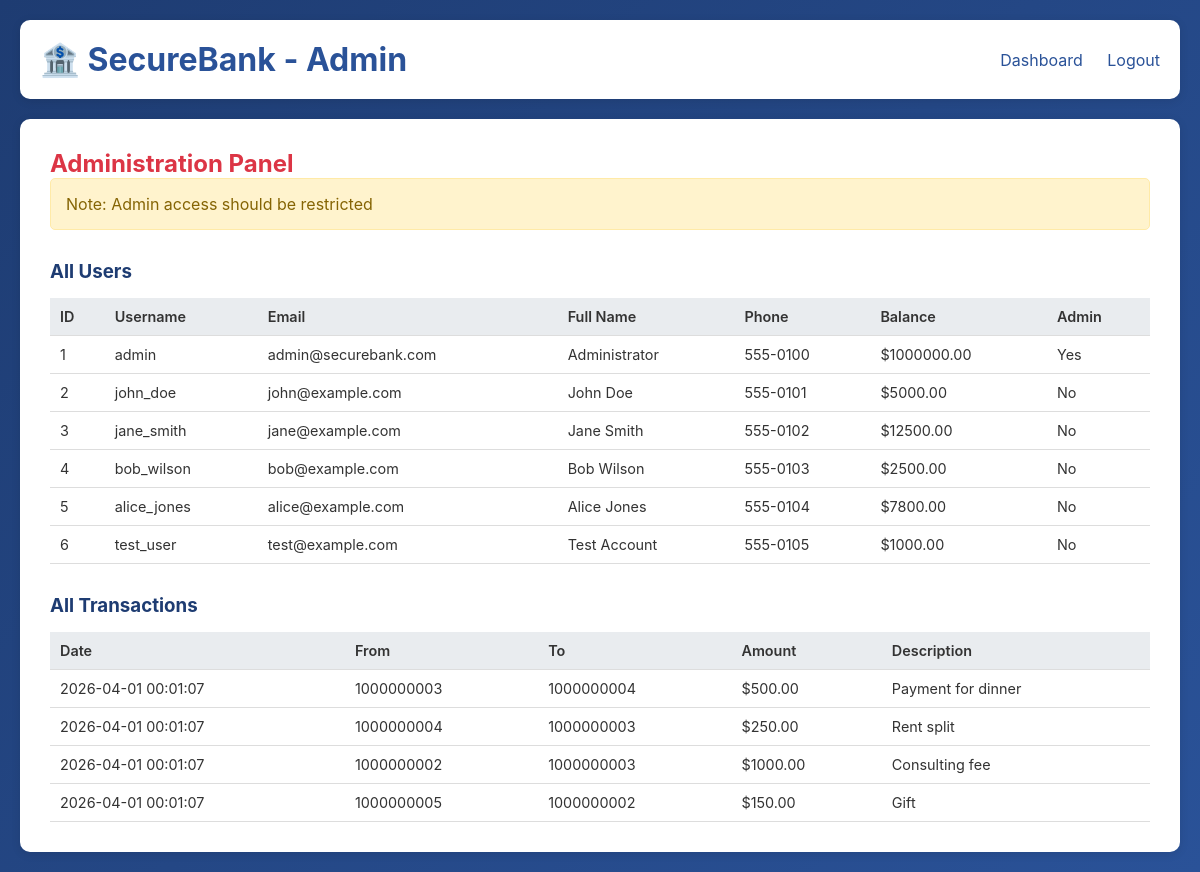
/admin (signed in), run on the app's committed database.
### tables this page shows
CREATE TABLE users (
            id INTEGER PRIMARY KEY AUTOINCREMENT,
            username TEXT UNIQUE,
            password TEXT,
            email TEXT,
            full_name TEXT,
            phone TEXT,
            is_admin INTEGER DEFAULT 0,
            balance REAL DEFAULT 0.0,
            created_at TIMESTAMP DEFAULT CURRENT_TIMESTAMP
        );

CREATE TABLE transactions (
            id INTEGER PRIMARY KEY AUTOINCREMENT,
            from_account INTEGER,
            to_account INTEGER,
            amount REAL,
            description TEXT,
            created_at TIMESTAMP DEFAULT CURRENT_TIMESTAMP,
            FOREIGN KEY (from_account) REFERENCES accounts(id),
            FOREIGN KEY (to_account) REFERENCES accounts(id)
        );

CREATE TABLE accounts (
            id INTEGER PRIMARY KEY AUTOINCREMENT,
            user_id INTEGER,
            account_number TEXT UNIQUE,
            account_type TEXT,
            balance REAL DEFAULT 0.0,
            created_at TIMESTAMP DEFAULT CURRENT_TIMESTAMP,
            FOREIGN KEY (user_id) REFERENCES users(id)
        );

### app.py (the view)
@app.route('/admin')
def admin():
    if 'user_id' not in session:
        return redirect(url_for('login'))
    conn = get_db()
    cursor = conn.cursor()
    cursor.execute("SELECT * FROM users")
    users = cursor.fetchall()
    cursor.execute('''
        SELECT t.*, a1.account_number as from_acc, a2.account_number as to_acc
        FROM transactions t
        LEFT JOIN accounts a1 ON t.from_account = a1.id
        LEFT JOIN accounts a2 ON t.to_account = a2.id
        ORDER BY t.created_at DESC
    ''')
    all_transactions = cursor.fetchall()
    conn.close()
    return render_template('admin.html', users=users, transactions=all_transactions)

### app.py (called while the page is built)
def get_db():
    conn = sqlite3.connect(DATABASE)
    conn.row_factory = sqlite3.Row
    return conn

### templates/admin.html (shortened to what this page needs)
<!DOCTYPE html>
<html lang="en">
<head>
    <link rel="stylesheet" href="{{ url_for('static', filename='css/style.css') }}">
</head>
<body>
    <div class="container">
        <header>
            <h1>🏦 SecureBank - Admin</h1>
            <nav>
                <a href="{{ url_for('dashboard') }}">Dashboard</a>
                <a href="{{ url_for('logout') }}">Logout</a>
            </nav>
        </header>
        <div class="admin-panel">
            <h2>Administration Panel</h2>
            <h3>All Users</h3>
            <table>
                <thead>
                    <tr>
                        <th>ID</th>
                        <th>Username</th>
                        <th>Email</th>
                        <th>Full Name</th>
                        <th>Phone</th>
                        <th>Balance</th>
                        <th>Admin</th>
                    </tr>
                </thead>
                <tbody>
                    {% for user in users %}
                    <tr>
                        <td>{{ user.id }}</td>
                        <td>{{ user.username }}</td>
                        <td>{{ user.email }}</td>
                        <td>{{ user.full_name }}</td>
                        <td>{{ user.phone }}</td>
                        <td>${{ "%.2f" % user.balance }}</td>
                        <td>{% if user.is_admin %}Yes{% else %}No{% endif %}</td>
                    </tr>
                    {% endfor %}
                </tbody>
            </table>
            <h3>All Transactions</h3>
            <table>
                <thead>
                    <tr>
                        <th>Date</th>
                        <th>From</th>
                        <th>To</th>
                        <th>Amount</th>
                        <th>Description</th>
                    </tr>
                </thead>
                <tbody>
                    {% for trans in transactions %}
                    <tr>
                        <td>{{ trans.created_at }}</td>
                        <td>{{ trans.from_acc }}</td>
                        <td>{{ trans.to_acc }}</td>
                        <td>${{ "%.2f" % trans.amount }}</td>
                        <td>{{ trans.description }}</td>
                    </tr>
                    {% endfor %}
                </tbody>
            </table>
        </div>
    </div>
</body>
</html>

### static/css/style.css (style rules this page uses)
* { margin: 0; padding: 0; box-sizing: border-box; }
body { font-family: -apple-system, BlinkMacSystemFont, 'Segoe UI', Roboto, Oxygen, Ubuntu, sans-serif; background: linear-gradient(135deg, #1e3c72 0%, #2a5298 100%); min-height: 100vh; color: #333; }
.container { max-width: 1200px; margin: 0 auto; padding: 20px; }
header { background: white; padding: 20px; border-radius: 10px; margin-bottom: 20px; box-shadow: 0 2px 10px rgba(0,0,0,0.1); display: flex; justify-content: space-between; align-items: center; }
header h1 { color: #2a5298; }
nav a { margin-left: 20px; color: #2a5298; text-decoration: none; }
table { width: 100%; border-collapse: collapse; font-size: 0.9em; }
th, td { padding: 10px; text-align: left; border-bottom: 1px solid #ddd; }
th { background: #e9ecef; font-weight: 600; }
.admin-panel { background: white; padding: 30px; border-radius: 10px; box-shadow: 0 2px 10px rgba(0,0,0,0.1); }
.admin-panel h2 { color: #dc3545; }
.admin-panel h3 { margin: 30px 0 15px; color: #1e3c72; }

### data on the page
users: id "1", username "admin", email "admin@securebank.com", full_name "Administrator", phone "555-0100", balance "1000000.00", is_admin "Yes"
users: id "2", username "john_doe", email "john@example.com", full_name "John Doe", phone "555-0101", balance "5000.00", is_admin "No"
users: id "3", username "jane_smith", email "jane@example.com", full_name "Jane Smith", phone "555-0102", balance "12500.00", is_admin "No"
users: id "4", username "bob_wilson", email "bob@example.com", full_name "Bob Wilson", phone "555-0103", balance "2500.00", is_admin "No"
users: id "5", username "alice_jones", email "alice@example.com", full_name "Alice Jones", phone "555-0104", balance "7800.00", is_admin "No"
users: id "6", username "test_user", email "test@example.com", full_name "Test Account", phone "555-0105", balance "1000.00", is_admin "No"
transactions: amount "500.00"
transactions: amount "250.00"
transactions: amount "1000.00"
transactions: amount "150.00"
